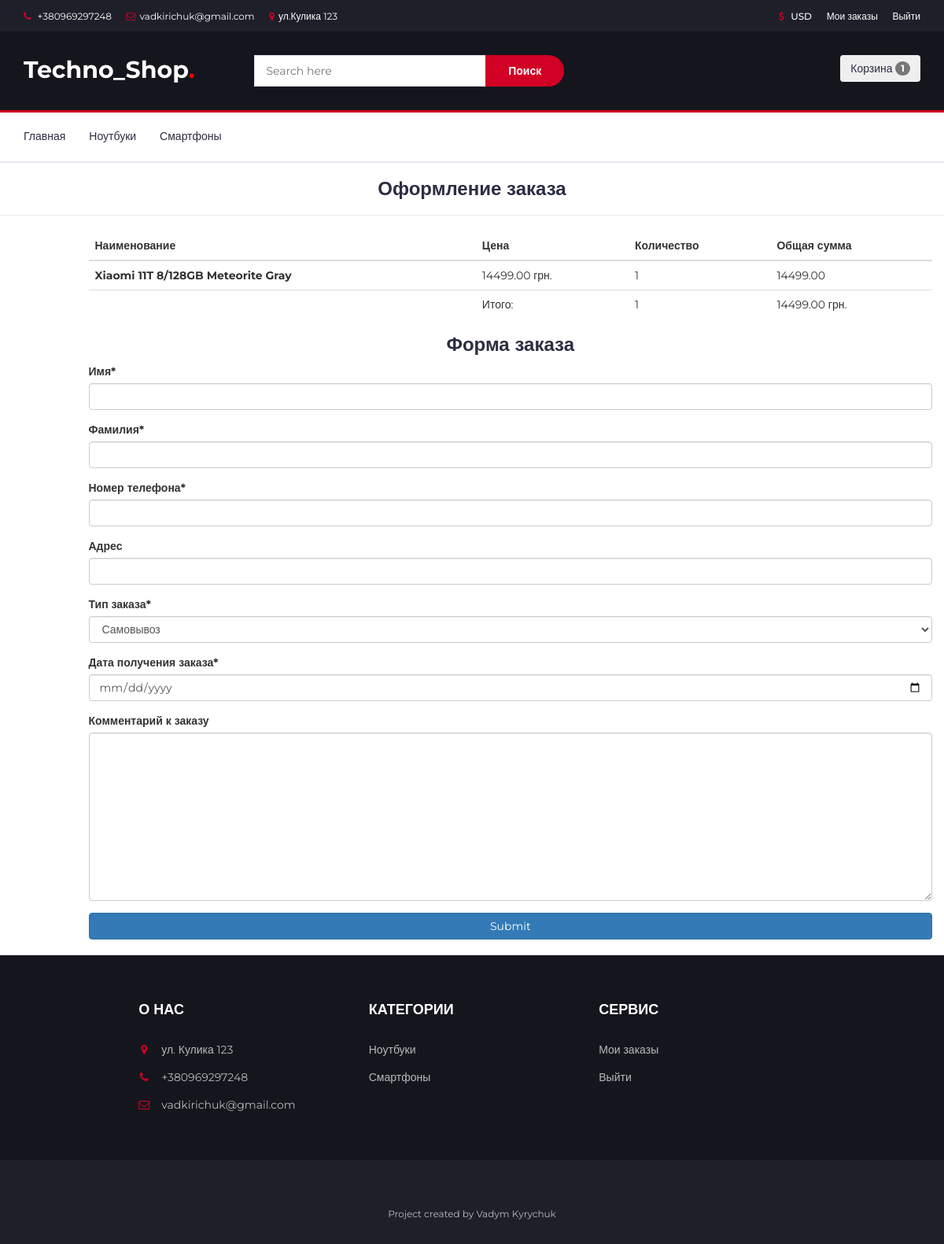
/check/ (signed in), run on an earlier commit of the app's database.
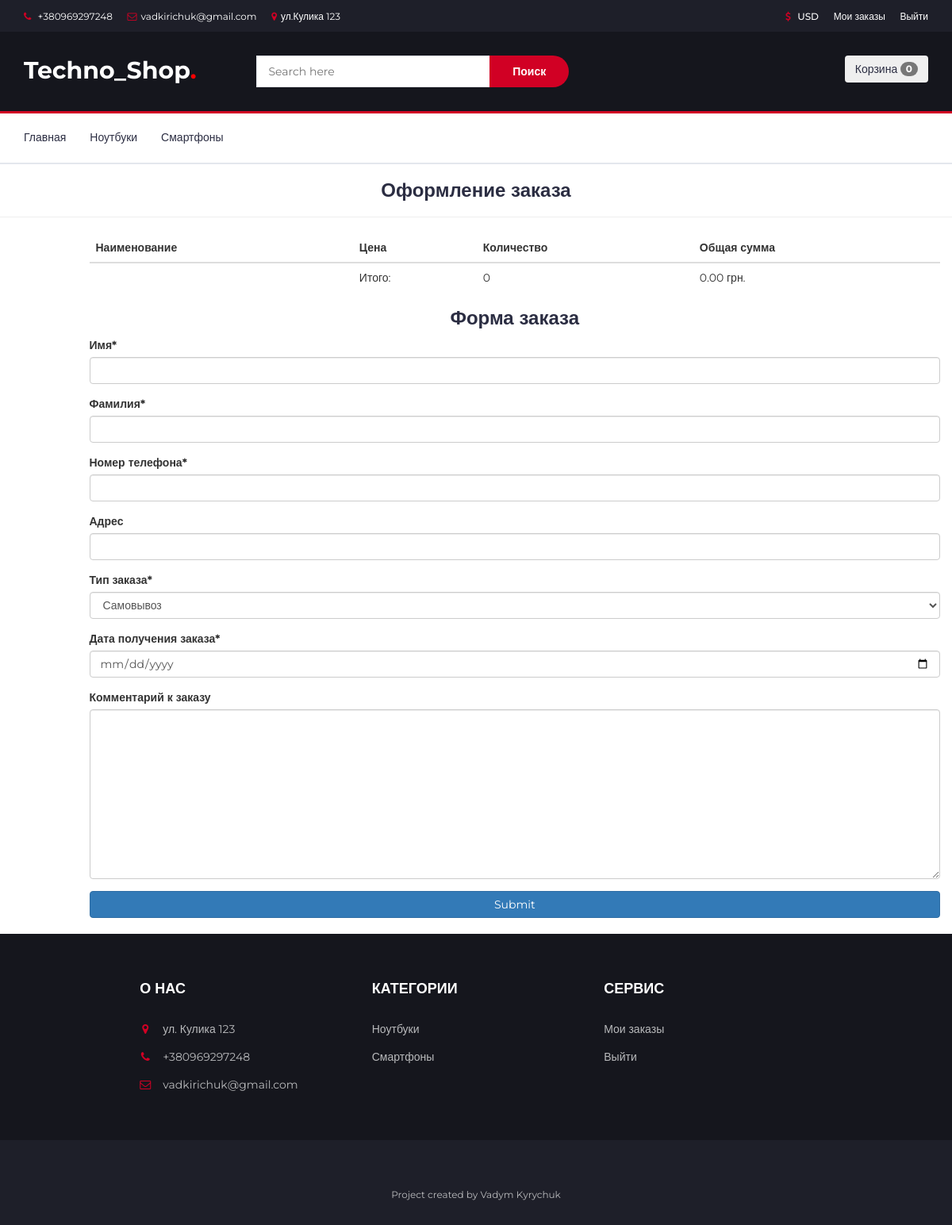
And on a later commit of the database.
### webshop/models.py (models this page shows, shortened)
class Basket(models.Model):
    holder = models.ForeignKey('Customer', null=True, on_delete=models.CASCADE, verbose_name='Пользователь')
    products = models.ManyToManyField(BasketProduct, blank=True, related_name='related_basket')
    total_products = models.PositiveIntegerField(default=0)
    total_price = models.DecimalField(max_digits=12, default=0, decimal_places=2, verbose_name='Общая сумма')
    in_order = models.BooleanField(default=False)
    anonym_user = models.BooleanField(default=False)

class Category(models.Model):
    name_category = models.CharField(max_length=255, verbose_name='Название катеории')
    image = models.ImageField(verbose_name='Изображение категории', default='media/not.jpg')
    slug = models.SlugField(unique=True)
    objects = ManagerCategory()
    def get_absolute_url(self):
        return reverse('category_details', kwargs={'slug': self.slug})

class BasketProduct(models.Model):
    user = models.ForeignKey('Customer', verbose_name='Покупатель', on_delete=models.CASCADE)
    basket = models.ForeignKey('Basket', verbose_name='Корзина', on_delete=models.CASCADE,
                               related_name='related_basket')
    content = models.ForeignKey(ContentType, on_delete=models.CASCADE)
    object_id = models.PositiveIntegerField()
    cont_object = GenericForeignKey('content', 'object_id')
    quantity = models.PositiveIntegerField(default=1)
    total_price = models.DecimalField(max_digits=12, decimal_places=2, verbose_name='Общая сумма')

class Product(models.Model):
    class Meta:
        abstract = True  #
    category = models.ForeignKey(Category, verbose_name='Категория', on_delete=models.CASCADE)
    name_product = models.CharField(max_length=255, verbose_name='Название товара')
    slug = models.SlugField(unique=True)
    image_product = models.ImageField(verbose_name='Изображение', upload_to=f'media/{name_product}')
    description = models.TextField(verbose_name='Описание', null=True)
    price = models.DecimalField(max_digits=12, decimal_places=2, verbose_name='Цена')

class Smartphone(Product):
    brand = models.CharField(max_length=64, verbose_name='Бренд смартфона')
    model_smart = models.CharField(max_length=64, verbose_name='Модель смартфона')
    diagonal = models.CharField(max_length=255, verbose_name="Диагональ")
    display = models.CharField(max_length=255, verbose_name="Тип дисплея")
    resolution = models.CharField(max_length=255, verbose_name='Разрешение экрана')
    accum = models.CharField(max_length=255, verbose_name="Объем аккумулятора")
    ram = models.CharField(max_length=64, verbose_name="Оперативная память")
    sd_card = models.BooleanField(default=True, verbose_name="Возможность использования SD карты")
    sd_card_max_size = models.CharField(max_length=255, null=True, blank=True, verbose_name="Максимальный объем SD")
    main_cam = models.CharField(max_length=64, verbose_name="Главная камера")
    front_cam = models.CharField(max_length=64, verbose_name="Фронтальная камера")

### webshop/views.py (the view)
# urls.py: path('check/',  CheckView.as_view(), name='check'),
class CheckView(CartMix, View):
    def get(self, request, *args, **kwargs):
        categories = Category.objects.get_category_for_navbar()
        form = OrderForm(request.POST or None)
        content = {
            'basket': self.basket,
            'categories': categories,
            'form': form
        }
        return render(request, 'check.html', content)

### webshop/forms.py
class OrderForm(forms.ModelForm):
    def __init__(self, *args, **kwargs):
        super(OrderForm, self).__init__(*args, **kwargs)
        self.fields['order_date'].label = 'Дата получения заказа'
    order_date = forms.DateField(widget=forms.TextInput(attrs={'type':'date'}))
    class Meta:
        model = Order
        fields = (
            'first_name', 'last_name', 'phone', 'adress', 'buy_type', 'order_date', 'comment')

### webshop/mixins.py (called while the page is built)
    def dispatch(self, request, *args, **kwargs):
        if request.user.is_authenticated:
            customer = Customer.objects.filter(user=request.user).first()
            if not customer:
                customer = Customer.objects.create(user=request.user)
            basket = Basket.objects.filter(holder=customer, in_order=False).first()
            if not basket:
                basket = Basket.objects.create(holder=customer)
        else:
            basket = Basket.objects.filter(anonym_user=True).first()
            if not basket:
                basket = Basket.objects.create(anonym_user = True)
        self.basket = basket
        return super().dispatch(request, *args, **kwargs)

### webshop/models.py (called while the page is built)
    def get_query_set(self):
        return super().get_queryset()

### templates/check.html (shortened to what this page needs)
{% extends 'base.html' %}
{% load crispy_forms_tags %}
{% block content %}
    <br>
    <h3 class="text-center mt-5 mb-5"> Оформление заказа</h3>
    <hr>
    <div class="container">
        <div class="row">
            <div class="col-md-offset-1">
                <table class="table">
                    <thead>
                    <tr>
                        <th scope="col">Наименование</th>
                        <th scope="col">Цена</th>
                        <th scope="col">Количество</th>
                        <th scope="col">Общая сумма</th>
                    </tr>
                    </thead>
                    <tbody>
                    {% for item in basket.products.all %}
                        <tr>
                            <th scope="row">{{ item.cont_object.name_product }}</th>
                            <td>{{ item.cont_object.price }} грн.</td>
                            <td>{{ item.quantity }}</td>
                            <td>{{ item.total_price }}</td>
                        </tr>
                    {% endfor %}
                    <tr>
                        <td colspan="1"></td>
                        <td>Итого:</td>
                        <td> {{ basket.total_products }}</td>
                        <td> {{ basket.total_price }} грн.</td>
                    </tr>
                    </tbody>
                </table>
            </div>
            <div class="col-md-offset-1">
                <h3 class="text-center mt-5 mb-5"> Форма заказа</h3>
                <form action="{% url 'make_order' %}" method="post">
                    {{ form|crispy }}
                    <input type="submit" class="btn btn-primary btn-block mt-3 mb-3" values="Оформить заказ"
                           style="width: 100%">
                </form>
                <br>
            </div>
        </div>
    </div>
{% endblock %}

### templates/base.html (shortened to what this page needs)
<!DOCTYPE html>
<html lang="en">
	<head>
        {% load static %}
		<link type="text/css" rel="stylesheet" href="{% static 'bootstrap.min.css' %}"/>
		<link type="text/css" rel="stylesheet" href="{% static 'slick.css' %}"/>
		<link type="text/css" rel="stylesheet" href="{% static 'slick-theme.css' %}"/>
		<link type="text/css" rel="stylesheet" href="{% static 'nouislider.min.css' %}"/>
		<link type="text/css" rel="stylesheet" href="{% static 'font-awesome.min.css' %}"/>
		<link type="text/css" rel="stylesheet" href="{% static 'style.css' %}"/>
    </head>
	<body>
    {% include 'partials/header.html' %}
		<nav id="navigation">
			<div class="container">
				<div id="responsive-nav">
					<ul class="main-nav nav navbar-nav">
						<li><a href="{% url 'base' %}">Главная</a></li>
                        {% for category in categories %}
						<li {% if request.get_full_path == category.url %} class="active" {% endif %}><a href="{{ category.url }}">{{ category.name }}</a></li>
                        {% endfor %}
					</ul>
				</div>
			</div>
		</nav>
{% block content %}{% endblock %}
{% include 'partials/footer.html' %}
	</body>
</html>

### templates/partials/header.html (shortened to what this page needs)
{% load static %}
<header>
    <div id="top-header">
        <div class="container">
            <ul class="header-links pull-left" style="color: white">
                <li><i class="fa fa-phone"></i> +380969297248</li>
                <li><i class="fa fa-envelope-o"></i>vadkirichuk@gmail.com</li>
                <li><i class="fa fa-map-marker"></i>ул.Кулика 123</li>
            </ul>
            <ul class="header-links pull-right">
                <li><a href="#"><i class="fa fa-dollar"></i> USD</a></li>
                {% if request.user.is_authenticated %}
                    <li><a href="{% url 'profile' %}">Мои заказы</a></li>
                    <li><a href="{% url 'logout' %}"></i>Выйти</a></li>
                {% else %}
                <li><a class="dropdown-item" href="{% url 'login' %}">Войти</a></li>
                <li><a class="dropdown-item" href="{% url 'registration' %}">Регистрация</a></li>
                {% endif %}
            </ul>
        </div>
    </div>
    <div id="header">
        <div class="container">
            <div class="row">
                <div class="col-md-3">
                    <div class="header-logo">
                        <a href="#" class="logo">
                            <h2 style="color: white; margin-top: 17px">Techno_Shop<span style="color: red">.</span></h2>
                        </a>
                    </div>
                </div>
                <div class="col-md-6">
                    <div class="header-search">
                        <form action="{% url 'search' %}">
                            <input class="input" placeholder="Search here" name="search_query">
                            <button class="search-btn">Поиск</button>
                        </form>
                    </div>
                </div>
                <div class="col-md-3 clearfix">
                    <div class="header-ctn">
                        <form class="d-flex">
                            <button class="btn btn-outline-light" type="submit">
                                <a href="{% url 'basket' %}">Корзина</a>
                                <span class="badge bg-light text-dark ms-1 rounded-pill">{{ basket.products.count }}</span>
                            </button>
                        </form>
                    </div>
                </div>
            </div>
        </div>
    </div>
</header>

### templates/partials/footer.html (shortened to what this page needs)
		<footer id="footer">
			<div class="section">
				<div class="container">
					<div class="row" style="display: flex;justify-content: center">
						<div class="col-md-3 col-xs-6">
							<div class="footer">
								<h3 class="footer-title">О нас</h3>
								<ul class="footer-links">
									<li><i class="fa fa-map-marker"></i>ул. Кулика 123</li>
									<li><i class="fa fa-phone"></i>+380969297248</li>
									<li><i class="fa fa-envelope-o"></i>vadkirichuk@gmail.com</li>
								</ul>
							</div>
						</div>
						<div class="col-md-3 col-xs-6">
							<div class="footer">
								<h3 class="footer-title">Категории</h3>
								<ul class="footer-links">
                                    {% for category in categories %}
									<li><a href="{{category.url}}">{{ category.name}}</a></li>
                                    {% endfor %}
								</ul>
							</div>
						</div>
						<div class="col-md-3 col-xs-6">
							<div class="footer">
								<h3 class="footer-title">Сервис</h3>
								<ul class="footer-links">
                                    {% if request.user.is_authenticated %}
									<li><a href="{% url 'profile' %}">Мои заказы</a></li>
									<li><a href="{% url 'logout' %}">Выйти</a></li>
                                        {% else %}
                                        <li><a href="{% url 'login' %}">Войти</a></li>
                                        <li><a href="{% url 'registration' %}">Регистрация</a></li>
                                    {% endif %}
								</ul>
							</div>
						</div>
					</div>
				</div>
			</div>
			<div id="bottom-footer" class="section">
				<div class="container">
					<div class="row">
						<div class="col-md-12 text-center">
							<span class="copyright">
								Project created by Vadym Kyrychuk
							</span>
						</div>
					</div>
				</div>
			</div>
		</footer>

What changed in the data, as far as the page shows it:
no longer on this page (row edited): Basket: products.count "1", total_products "1", total_price "14499.00"
no longer on this page (row unchanged): BasketProduct: cont_object.name_product "Xiaomi 11T 8/128GB Meteorite Gray", cont_object.price "14499.00", quantity "1", total_price "14499.00"
added Basket: products.count "0", total_products "0", total_price "0.00"
